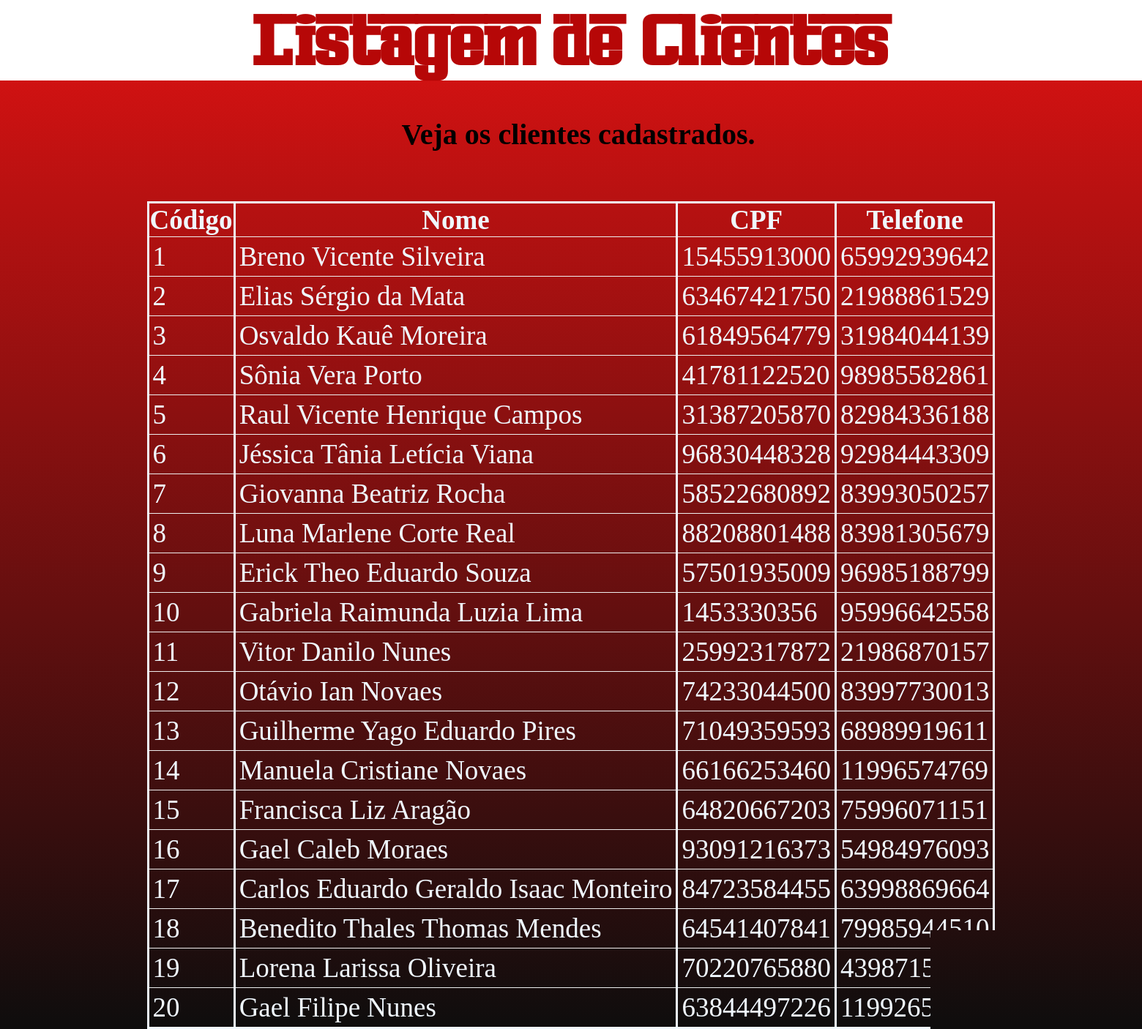
Page /visual/ListagemClientes.php on the committed database.
### tables this page shows
CREATE TABLE cliente (
idcliente INT NOT NULL AUTO_INCREMENT,
nome VARCHAR(100) NOT NULL,
cpf NUMERIC(11) NOT NULL,
telefone NUMERIC(11) NOT NULL,
PRIMARY KEY (idcliente)
);

### dao/Conexao.php (called while the page is built, shortened)
<?php
class Conexao
{
    private static $dsn = 'mysql:host=localhost;dbname=oficina_mecanica;port=3306;charset=utf8';
    private static $usuario = 'root';
    private static $senha = '12345';
    private static $conexao = null;
    public static function getConexao(){
        if (Conexao::$conexao == null){
            try {
                Conexao::$conexao = new PDO(Conexao::$dsn, Conexao::$usuario, Conexao::$senha);
            } catch (PDOException $e){
                echo $e->getMessage();
            }
        }
        return Conexao::$conexao;
    }
    public static function getPreparedStatement($sql) {
        $pst = null;
        if (Conexao::getConexao() != null){
            try{
                $pst = Conexao::$conexao->prepare($sql);
            } catch(PDOException $e){
                echo $e->getMessage();
            }
        }
        return $pst;
    }
}

### dao/DaoClientes.php (called while the page is built, shortened)
<?php
class DaoClientes
{
   public function listatodos()
   {
       $pst = Conexao::getPreparedStatement('select * from cliente');
       $pst->execute();
       $lista = $pst->fetchAll(PDO::FETCH_ASSOC);
       return $lista;
   }
}

### visual/ListagemClientes.php (the view, shortened to what this page needs)
<!DOCTYPE html>
<html lang="pt-BR">
<head>
    <link rel="stylesheet" type="text/css" href="./estilo.css"><title>Clientes</title>
</head>
<body>
    <header>
    <h1>Listagem de Clientes</h1>
    </header>
    <p>Veja os clientes cadastrados.</p>
    <table border="1">
        <tr>
            <th>Código</th>
            <th>Nome</th>
            <th>CPF</th>
            <th>Telefone</th>
        </tr>
        <?php
        require_once '../dao/Conexao.php';
        require_once '../dao/DaoClientes.php';
        $dao = new DaoClientes();
        $lista = $dao->listatodos();
        foreach ($lista as $linha){
            echo '<tr>';
            echo '<td>' . $linha['idcliente'] . '</td>';
            echo '<td>' . $linha['nome'] . '</td>';
            echo '<td>' . $linha['cpf'] . '</td>';
            echo '<td>' . $linha['telefone'] . '</td>';
        }
        ?>
    </table>
</body>
</html>

### visual/estilo.css (style rules this page uses)
* { font-size: 115%; }
body { background: rgb(255,0,0); background: linear-gradient(180deg, rgb(224, 18, 18) 0%, rgb(14, 13, 13) 100%); margin: 0%; background-repeat: no-repeat; background-attachment: fixed; }
p { font-weight: bold; font-size: 40px; font-family: 'Libre Baskerville', serif; margin-left: 20px; text-align: center; }
table { margin-left: auto; margin-right: auto; background-color: transparent; color: aliceblue; border-top: solid; border-bottom: solid; border-left: none; border-right: none; border-collapse: collapse; }
th { border-right: solid; border-left: solid; }
td { border-right: solid; border-left: none; margin: 5px; padding: 5px; }
tr { border-right: solid; border-left:solid; margin-top: none; margin-bottom: none; color: aliceblue; }
@media screen and (min-width: 1024px) { header { background-color: rgb(255, 255, 255);; margin-bottom: 50px; } }
@media screen and (min-width: 1024px) { h1 { color: #b60707; background-color: rgba(0, 0, 0, 0); width: fit-content; font-family: Ferro; text-align: center; margin: 0%; margin-left: auto; margin-right: auto; font-size: 100px; padding-top: 10px; } }

### rows in the picture
cliente: idcliente "1", nome "Breno Vicente Silveira", cpf "15455913000", telefone "65992939642"
cliente: idcliente "2", nome "Elias Sérgio da Mata", cpf "63467421750", telefone "21988861529"
cliente: idcliente "3", nome "Osvaldo Kauê Moreira", cpf "61849564779", telefone "31984044139"
cliente: idcliente "4", nome "Sônia Vera Porto", cpf "41781122520", telefone "98985582861"
cliente: idcliente "5", nome "Raul Vicente Henrique Campos", cpf "31387205870", telefone "82984336188"
cliente: idcliente "6", nome "Jéssica Tânia Letícia Viana", cpf "96830448328", telefone "92984443309"
cliente: idcliente "7", nome "Giovanna Beatriz Rocha", cpf "58522680892", telefone "83993050257"
cliente: idcliente "8", nome "Luna Marlene Corte Real", cpf "88208801488", telefone "83981305679"
cliente: idcliente "9", nome "Erick Theo Eduardo Souza", cpf "57501935009", telefone "96985188799"
cliente: idcliente "10", nome "Gabriela Raimunda Luzia Lima", cpf "1453330356", telefone "95996642558"
cliente: idcliente "11", nome "Vitor Danilo Nunes", cpf "25992317872", telefone "21986870157"
cliente: idcliente "12", nome "Otávio Ian Novaes", cpf "74233044500", telefone "83997730013"
cliente: idcliente "13", nome "Guilherme Yago Eduardo Pires", cpf "71049359593", telefone "68989919611"
cliente: idcliente "14", nome "Manuela Cristiane Novaes", cpf "66166253460", telefone "11996574769"
cliente: idcliente "15", nome "Francisca Liz Aragão", cpf "64820667203", telefone "75996071151"
cliente: idcliente "16", nome "Gael Caleb Moraes", cpf "93091216373", telefone "54984976093"
cliente: idcliente "17", nome "Carlos Eduardo Geraldo Isaac Monteiro", cpf "84723584455", telefone "63998869664"
cliente: idcliente "18", nome "Benedito Thales Thomas Mendes", cpf "64541407841", telefone "79985944510"
cliente: idcliente "19", nome "Lorena Larissa Oliveira", cpf "70220765880", telefone "43987155279"
cliente: idcliente "20", nome "Gael Filipe Nunes", cpf "63844497226", telefone "11992652695"
